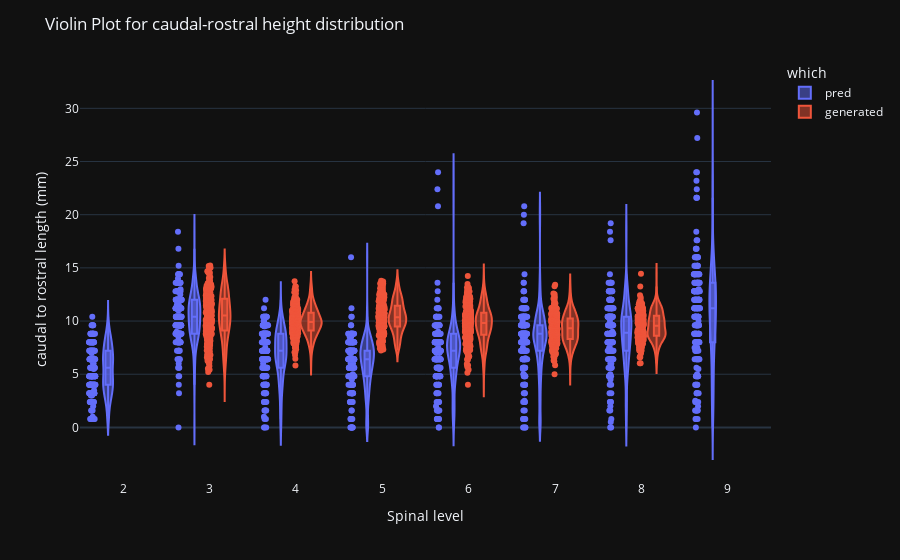

Write notebook code for a chart like this one.
### Code cell
levels = ['C3', 'C4', 'C5', 'C6', 'C7', 'C8']
level_data = {
    'C3': {'mean': 10.5, 'std': 2.2},
    'C4': {'mean': 9.9, 'std': 1.3},
    'C5': {'mean': 10.5, 'std': 1.5},
    'C6': {'mean': 9.7, 'std': 1.6},
    'C7': {'mean': 9.4, 'std': 1.4},
    'C8': {'mean': 9.6, 'std': 1.4},
}

# Create a DataFrame to hold the data
data = df_pred.copy()

# Generate 20 subjects for each level
for i, level in enumerate(levels):
    mean = level_data[level]['mean']
    std = level_data[level]['std']
    subject_data = np.random.normal(loc=mean, scale=std, size=267)
    data = pd.concat([data, pd.DataFrame({'level': i+3, 'height': subject_data, 'spinal_start':0, 'spinal_end':1, 'vertebrae_start':0, 'vertebrae_end':1, 'which': 'generated', 'sub_name': 'generated_XX', 'z_scores':0})], ignore_index=True)

display(data)
# Create the violin plot with plotly.express
fig = px.violin(data, y="height", x="level", color="which", box=True, points="all",
          hover_data=["sub_name","which"])

fig.update_layout(title='Violin Plot for caudal-rostral height distribution',
                  xaxis=dict(title='Spinal level'),
                  yaxis=dict(title='caudal to rostral length (mm)'))
fig.show()

### Figure 1 — Plotly figure (JSON) as saved in the notebook; plotly's stock layout.template omitted (floating-point values rounded to 4 significant figures; data arrays with more than 128 entries replaced by an {"elided": "..."} marker saying what was removed)
{"data": [{"alignmentgroup": "True", "box": {"visible": true}, "customdata": {"elided": "2670x2 str values"}, "hovertemplate": "which=%{customdata[1]}<br>level=%{x}<br>height=%{y}<br>sub_name=%{customdata[0]}<extra></extra>", "legendgroup": "pred", "marker": {"color": "#636efa"}, "name": "pred", "offsetgroup": "pred", "orientation": "v", "points": "all", "scalegroup": "True", "showlegend": true, "x": {"elided": "2670 int values"}, "x0": " ", "xaxis": "x", "y": {"elided": "2670 float values"}, "y0": " ", "yaxis": "y", "type": "violin"}, {"alignmentgroup": "True", "box": {"visible": true}, "customdata": {"elided": "1602x2 str values"}, "hovertemplate": "which=%{customdata[1]}<br>level=%{x}<br>height=%{y}<br>sub_name=%{customdata[0]}<extra></extra>", "legendgroup": "generated", "marker": {"color": "#EF553B"}, "name": "generated", "offsetgroup": "generated", "orientation": "v", "points": "all", "scalegroup": "True", "showlegend": true, "x": {"elided": "1602 int values"}, "x0": " ", "xaxis": "x", "y": {"elided": "1602 float values"}, "y0": " ", "yaxis": "y", "type": "violin"}], "layout": {"xaxis": {"anchor": "y", "domain": [0.0, 1.0], "title": {"text": "Spinal level"}}, "yaxis": {"anchor": "x", "domain": [0.0, 1.0], "title": {"text": "caudal to rostral length (mm)"}}, "legend": {"title": {"text": "which"}, "tracegroupgap": 0}, "margin": {"t": 60}, "violinmode": "group", "title": {"text": "Violin Plot for caudal-rostral height distribution"}}}
